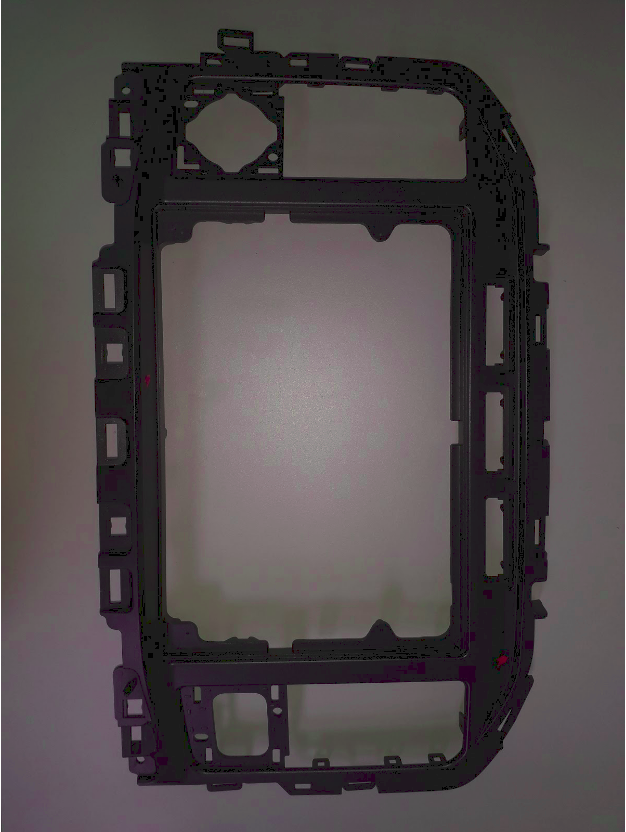
#> input picture images/modelA.png, 626 x 832 px
$ python shape_detector.py
#> lines starting #> are read from the running program, lines starting #| are printed output that depends on the picture; after the words box and inside, x2 and y2 are one past the last pixel; in counts of white or black regions, pixels touching at a corner belong together
import cv2

image = cv2.imread('../images/modelA.png')
#> image is the input picture: shape (832, 626, 3); mean B, G, R 75, 74.3, 80.5

# crop_img = image[120:-15, 220:-220]
crop_img = image

blur=11
threshold=80
area_th=2000

gray = cv2.cvtColor(crop_img, cv2.COLOR_BGR2GRAY)
blurred = cv2.GaussianBlur(gray, (blur, blur), 0)
thresh = cv2.threshold(blurred, threshold, 255, cv2.THRESH_BINARY)[1]
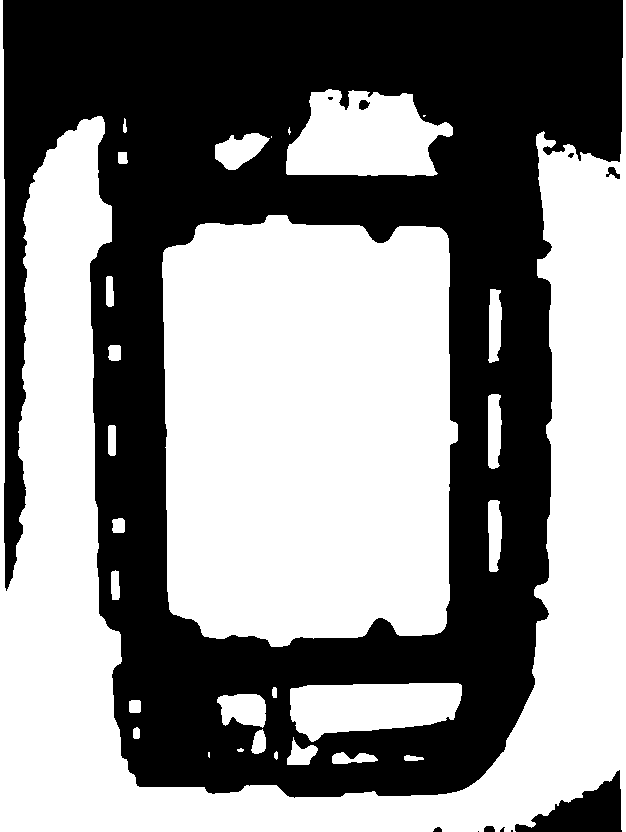
#> thresh: shape (832, 626); 53.5% white; 11 black regions (4 under 20 px)

contours, _ = cv2.findContours(thresh.copy(), cv2.RETR_EXTERNAL, cv2.CHAIN_APPROX_SIMPLE)
#> contours = 29 contours, 6 with area under 20; largest, box (x1, y1, x2, y2) and area: (0, 0, 626, 832) 134832, (162, 215, 458, 647) 114734, (286, 89, 453, 176) 10426, (290, 683, 462, 742) 7328, (217, 694, 266, 728) 1228
contours = [cnt for cnt in contours if cv2.contourArea(cnt)>area_th]
#> contours = 4 contours; box (x1, y1, x2, y2) and area: (0, 0, 626, 832) 134832, (162, 215, 458, 647) 114734, (286, 89, 453, 176) 10426, (290, 683, 462, 742) 7328
contours = [cv2.approxPolyDP(cnt, 0.1*cv2.arcLength(cnt, True), True) for cnt in contours]
#> contours = 4 contours, 3 with area under 20; largest, box (x1, y1, x2, y2) and area: (170, 225, 447, 633) 101904
cv2.drawContours(crop_img, contours, -1, (0,255,0), 5)
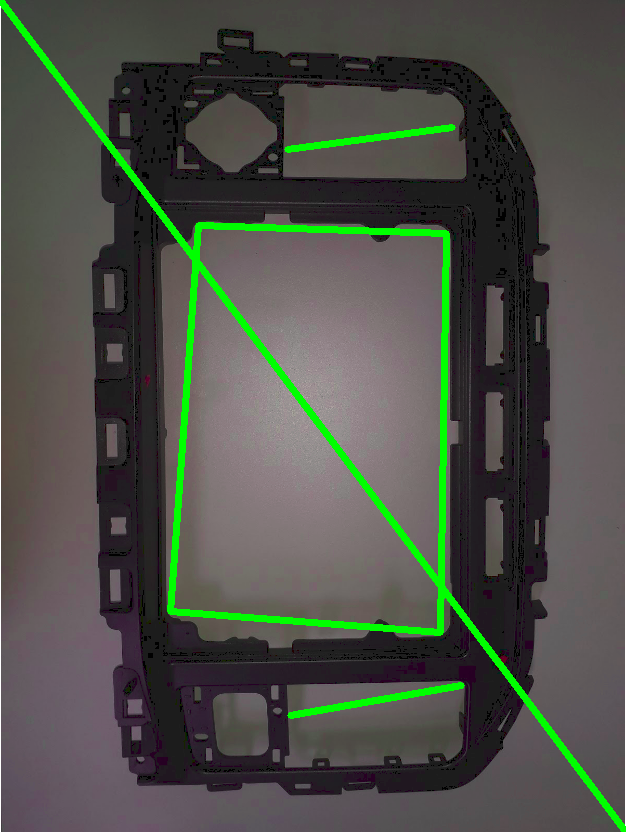
#> crop_img: shape (832, 626, 3); 3.59% of pixels changed, all inside (x1, y1, x2, y2) = (0, 0, 626, 832)

#cv2.imwrite('../images/output.jpg', image)
cv2.imshow('', image)
cv2.waitKey(0)

$ run again, with images/modelB.png copied over images/modelA.png
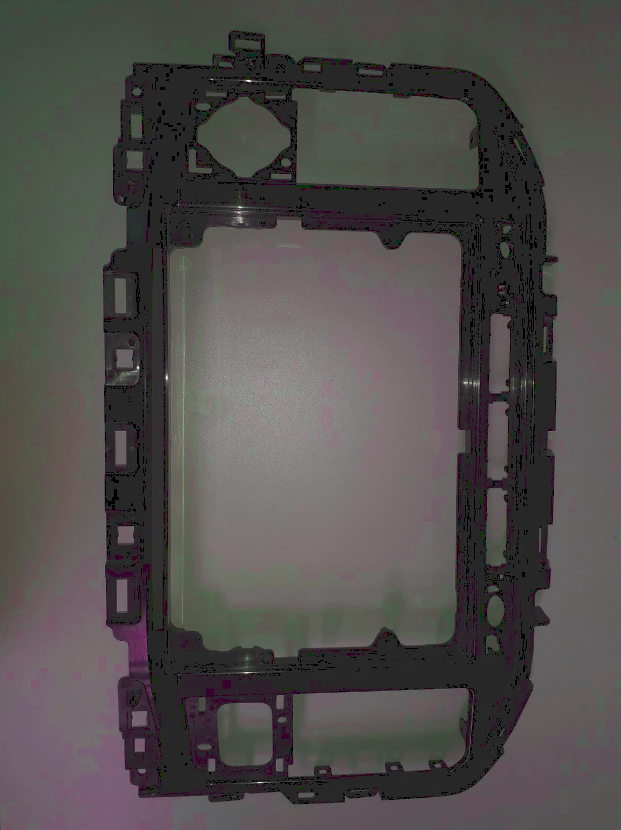
#> input picture images/modelB.png, 621 x 830 px
#> image is the input picture: shape (830, 621, 3); mean B, G, R 76.9, 78.1, 81.6
#> `thresh = cv2.threshold(blurred, threshold, 255, cv2.THRESH_BINARY)[1]`:
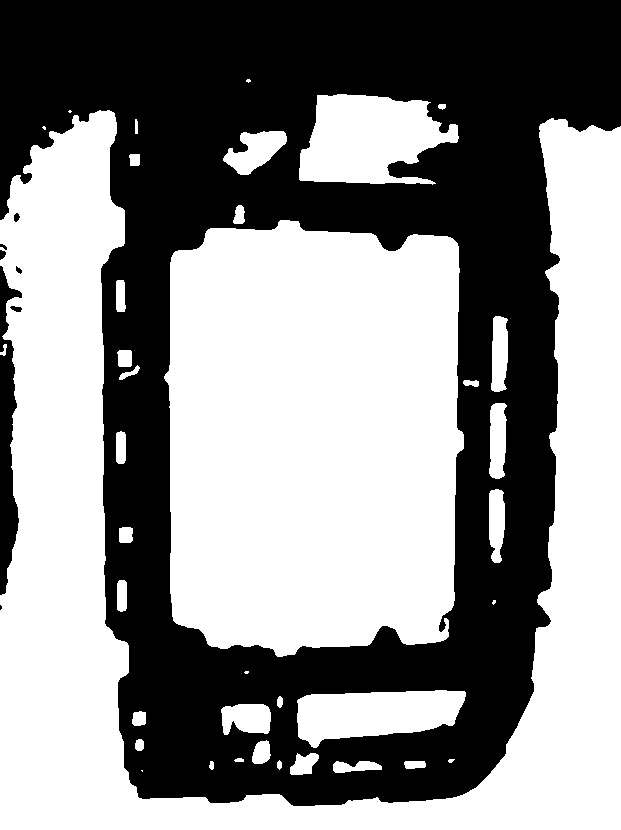
#> thresh: shape (830, 621); 55.2% white; 8 black regions (1 under 20 px)
#> `contours, _ = cv2.findContours(thresh.copy(), cv2.RETR_EXTERNAL, cv2.C..`: contours = 38 contours, 7 with area under 20; largest, box (x1, y1, x2, y2) and area: (0, 110, 621, 830) 138818, (164, 220, 464, 657) 116065, (299, 94, 459, 185) 9871, (297, 690, 466, 748) 6676, (223, 131, 287, 175) 1516
#> `contours = [cnt for cnt in contours if cv2.contourArea(cnt)>area_th]`: contours = 4 contours; box (x1, y1, x2, y2) and area: (0, 110, 621, 830) 138818, (164, 220, 464, 657) 116065, (299, 94, 459, 185) 9871, (297, 690, 466, 748) 6676
#> `contours = [cv2.approxPolyDP(cnt, 0.1*cv2.arcLength(cnt, True), True) ..`: contours = 4 contours, 1 with area under 20; largest, box (x1, y1, x2, y2) and area: (0, 126, 621, 830) 221698, (173, 229, 458, 640) 102894, (300, 95, 459, 181) 6358
#> `cv2.drawContours(crop_img, contours, -1, (0,255,0), 5)`:
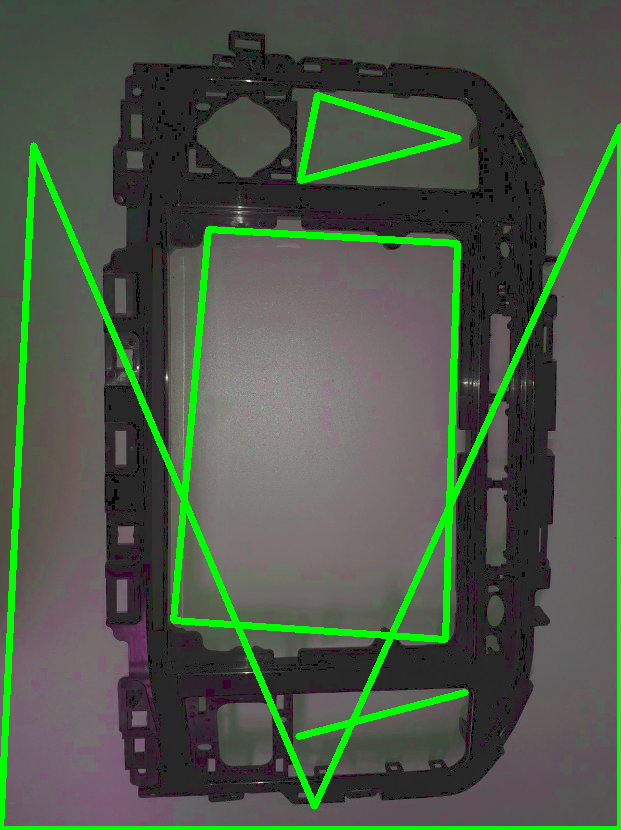
#> crop_img: shape (830, 621, 3); 6.32% of pixels changed, all inside (x1, y1, x2, y2) = (0, 92, 621, 830)
